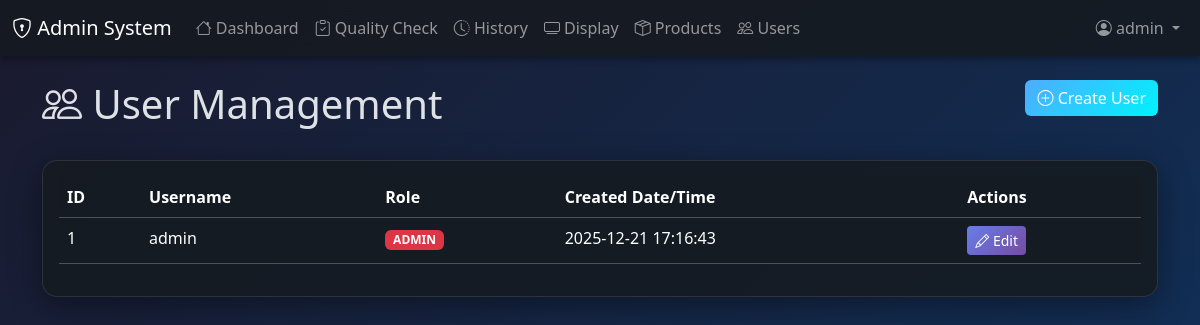
/users (signed in), run on an earlier commit of the app's database.
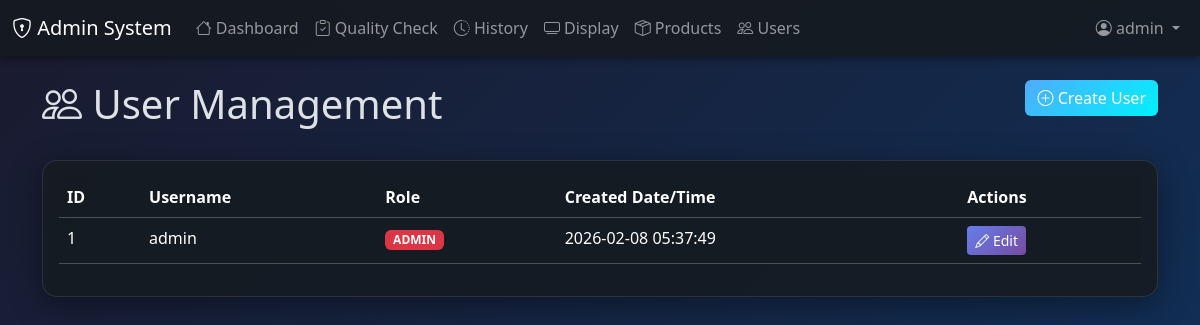
And on a later commit of the database.
### main.py (models this page shows)
class User(db.Model):
    id = db.Column(db.Integer, primary_key=True)
    username = db.Column(db.String(80), unique=True, nullable=False)
    password = db.Column(db.String(200), nullable=False)
    role = db.Column(db.String(20), nullable=False)  # 'ADMIN' or 'USER'
    created_at = db.Column(db.DateTime, default=datetime.utcnow)

### main.py (the view)
@app.route('/users')
@admin_required
def users():
    all_users = User.query.all()
    return render_template('users.html', users=all_users)

### main.py (called while the page is built)
def admin_required(f):
    @wraps(f)
    def decorated(*args, **kwargs):
        if 'user_id' not in session:
            flash('Please login first', 'danger')
            return redirect(url_for('login'))
        user = User.query.get(session['user_id'])
        if not user or user.role != 'ADMIN':
            flash('Admin access required', 'danger')
            return redirect(url_for('dashboard'))
        return f(*args, **kwargs)
    return decorated

### templates/users.html (shortened to what this page needs)
{% extends "base.html" %}
{% block content %}
<div class="row mb-4">
    <div class="col">
        <h1><i class="bi bi-people"></i> User Management</h1>
    </div>
    <div class="col-auto">
        <a href="{{ url_for('create_user') }}" class="btn btn-success">
            <i class="bi bi-plus-circle"></i> Create User
        </a>
    </div>
</div>
<div class="card">
    <div class="card-body">
        <div class="table-responsive">
            <table class="table table-dark table-hover">
                <thead>
                    <tr>
                        <th>ID</th>
                        <th>Username</th>
                        <th>Role</th>
                        <th>Created Date/Time</th>
                        <th>Actions</th>
                    </tr>
                </thead>
                <tbody>
                    {% for user in users %}
                    <tr>
                        <td>{{ user.id }}</td>
                        <td>{{ user.username }}</td>
                        <td>
                            <span class="badge bg-{% if user.role == 'ADMIN' %}danger{% else %}info{% endif %}">
                                {{ user.role }}
                            </span>
                        </td>
                        <td>{{ user.created_at.strftime('%Y-%m-%d %H:%M:%S') }}</td>
                        <td>
                            <a href="{{ url_for('edit_user', user_id=user.id) }}" class="btn btn-sm btn-primary">
                                <i class="bi bi-pencil"></i> Edit
                            </a>
                        </td>
                    </tr>
                    {% endfor %}
                </tbody>
            </table>
        </div>
    </div>
</div>
{% endblock %}

What changed in the data, as far as the page shows it:
changed User "admin": created_at "2025-12-21 17:16:43" → "2026-02-08 05:37:49"
